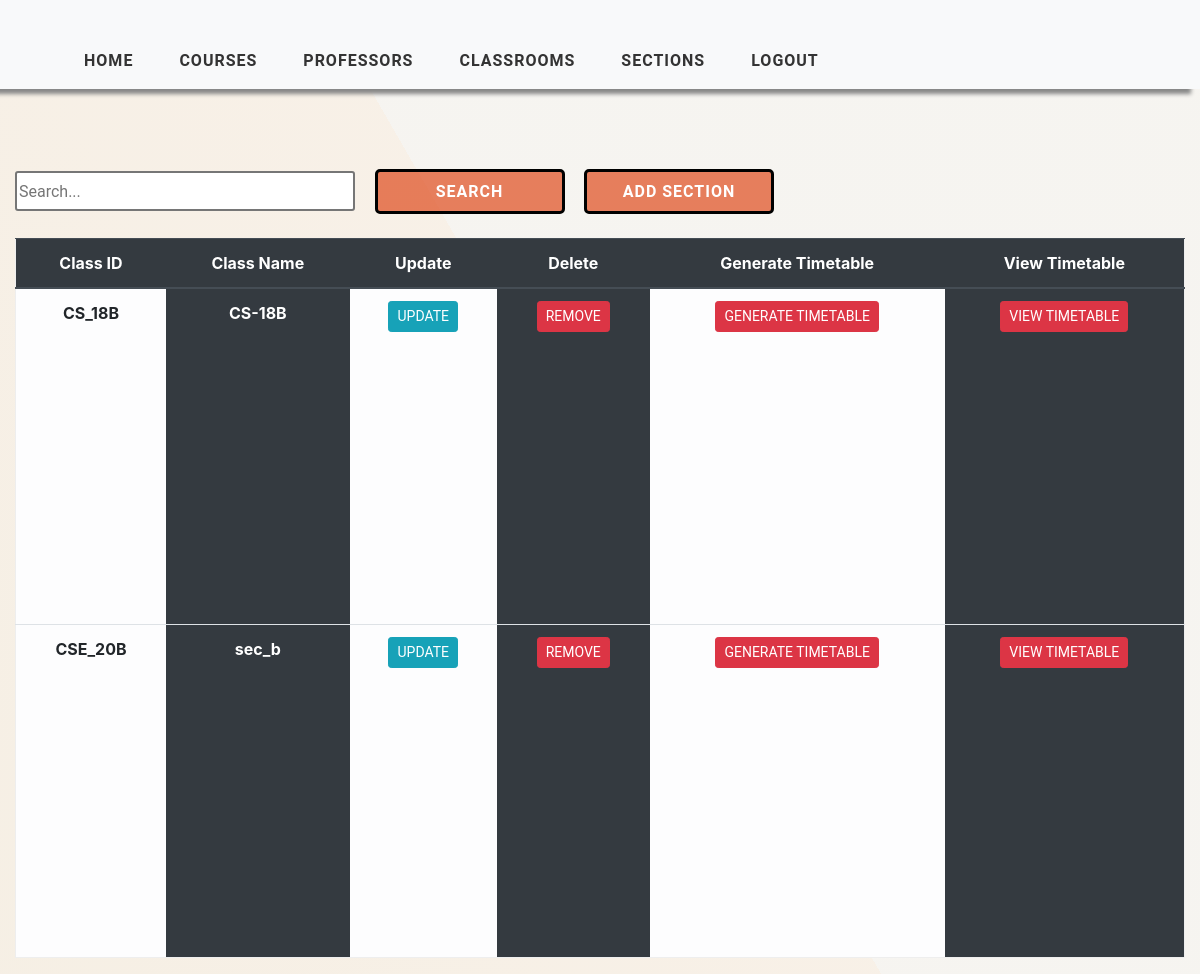
The app's page /class-view/ (signed in) with its own data.
### timetableapp/models.py (models this page shows, shortened)
class Class(models.Model):
    WEEK_DAY = (
    ('Monday', 'Monday'),
    ('Tuesday', 'Tuesday'),
    ('Wednesday', 'Wednesday'),
    ('Thursday', 'Thursday'),
    ('Friday', 'Friday'),
    ('Saturday', 'Saturday'),
    ('Sunday', 'Sunday')
    )
    class_id = models.CharField(max_length=2000, primary_key=True)
    class_name = models.CharField(max_length=2000, null=True)
    week_day = MultiSelectField(max_length=2000, choices=WEEK_DAY, max_choices=7)
    start_time = models.PositiveIntegerField(null=True)
    end_time = models.PositiveIntegerField(null=True)

### timetableapp/views.py (the view)
# urls.py: path('class-view/', views.ClassTable, name='class_view'),
@login_required(login_url='login')
def ClassTable(request):
    sections = Class.objects.all()
    context = {'sections': sections}
    return render(request, 'timetableapp/ClassTable.html', context)

### timetableapp/templates/timetableapp/ClassTable.html (shortened to what this page needs)
{% extends 'timetableapp/main.html' %}
{% load static %}
{% block content %}
    <div class="container-fluid">
    <div class="search">
        <input type="text" class="searchbox" placeholder="Search...">
        <input type="submit" value="Search" class="searchButton">
        <a href="{% url 'add-class' %}"><button class="searchButton">Add Section </button></a>
    </div>
	<div class="table-responsive-lg">
        <table class="table ">
            <thead class="thead-dark">
			<tr>
                <div class="header__item filter__link" >
                   <th scope="col" class="text-center">Class ID</th>
                </div>
                <div class="header__item filter__link">
                  <th class="text-center" scope="col">Class Name</th>
                </div>
                <div class="header__item filter__link">
                    <th class="text-center" scope="col"> Update</th>
                </div>
                <div class="header__item filter__link">
                     <th class="text-center" scope="col">Delete</th>
                </div>
                <div class="header__item filter__link">
                    <th class="text-center" scope="col">Generate Timetable</th>
                </div>
                <div class="header__item filter__link">
                    <th class="text-center" scope="col">View Timetable</th>
                </div>
			</tr>
            </thead>
                {% for section in sections %}
				    <tr>
                        <th scope="row" class="table-light text-center">{{ section.class_id }}</th>
						<th scope="row" class="table-dark text-center"  >{{ section.class_name }}</th>
                        <th scope="row" class="table-light text-center"> <a href="{% url 'update-classview' section.class_id %}" class="btn btn-sm btn-info">Update</a></th>
                        <th scope="row" class="table-dark text-center"> <a href="{% url 'delete-class' section.class_id %}" class="btn btn-sm btn-danger" >Remove</a></th>
                        <th scope="row" class="table-light text-center"> <a href="{% url 'generate-timetable' section.class_id %}" class="btn btn-sm btn-danger" >Generate Timetable</a></th>
                        <th scope="row" class="table-dark text-center"> <a href="{% url 'timetable' section.class_id %}" class="btn btn-sm btn-danger" >View Timetable</a></th>
					</tr>
                {% endfor %}
        </table>
</div>
    </div>
{% endblock %}

### static/css/style.css (style rules this page uses)
a { cursor: pointer; }
body { background: linear-gradient(60deg, #f1e7d7a8, #f3e7d89c 50%, #f1eee8a2 50%); }

### static/css/tables.css (style rules this page uses)
*, *:before, *:after { box-sizing: border-box; }
body { font-family: "Roboto", sans-serif; margin: 0; }
.table { border: 1px solid #eeeeee; overflow-y: auto; overflow-x: auto; overflow-style: marquee-line; height: 720px; }
.table-data, .header__item { flex: 1 1 20%; text-align: center; font-family: Roboto, sans-serif; font-weight: bold; }
.header__item { text-transform: uppercase; }
.filter__link { color: white; text-decoration: none; position: relative; display: inline-block; padding-left: 24px; padding-right: 24px; }
.filter__link::after { content: ""; position: absolute; right: -18px; color: white; font-size: 12px; top: 50%; transform: translateY(-50%); }
.btn { border-radius: 5 !important; font-family: Roboto, sans-serif !important; text-transform: uppercase; }
.search { display: inline-block; }
.searchbox { width: 340px; height: 40px; border-style: solid; border-radius: 3px; font-family: Roboto, sans-serif; text-align: justify; }
.searchButton { width: 190px; height: 45px ; font-family: Roboto, sans-serif; text-transform: uppercase; letter-spacing: 1px; font-weight: bolder; color: white ; background: rgba(221, 63, 15, 0.651); margin-left: 15px; margin-top: 40px; border-color: black ; border-radius: 5px; border-style: solid; border-width: 3px ; }

### records on screen
Class: class_id "CS_18B", class_name "CS-18B"
Class: class_id "CSE_20B", class_name "sec_b"
